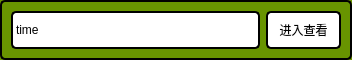
<?xml version="1.0" encoding="UTF-8"?>
<ui version="4.0">
 <class>answer_enter_item</class>
 <widget class="QWidget" name="answer_enter_item">
  <property name="geometry">
   <rect>
    <x>0</x>
    <y>0</y>
    <width>352</width>
    <height>60</height>
   </rect>
  </property>
  <property name="sizePolicy">
   <sizepolicy hsizetype="Preferred" vsizetype="Fixed">
    <horstretch>0</horstretch>
    <verstretch>0</verstretch>
   </sizepolicy>
  </property>
  <property name="minimumSize">
   <size>
    <width>0</width>
    <height>60</height>
   </size>
  </property>
  <property name="maximumSize">
   <size>
    <width>16777215</width>
    <height>60</height>
   </size>
  </property>
  <property name="windowTitle">
   <string>Form</string>
  </property>
  <property name="styleSheet">
   <string notr="true">#answer_enter_item{
background-color: rgb(104, 148, 0);
border-width:2px;
border-style:solid;
border-color: rgb(0, 0, 0);
border-radius:5px;
}
</string>
  </property>
  <layout class="QHBoxLayout" name="horizontalLayout">
   <item>
    <widget class="QLabel" name="time_text">
     <property name="sizePolicy">
      <sizepolicy hsizetype="Preferred" vsizetype="Preferred">
       <horstretch>10</horstretch>
       <verstretch>0</verstretch>
      </sizepolicy>
     </property>
     <property name="styleSheet">
      <string notr="true">font: 10pt &quot;微软雅黑&quot;;
border-width:2px;
border-style:solid;
border-color: rgb(0, 0, 0);
border-radius:5px;
background-color: rgb(255, 255, 255);</string>
     </property>
     <property name="text">
      <string>time</string>
     </property>
    </widget>
   </item>
   <item>
    <widget class="QPushButton" name="pushButton">
     <property name="sizePolicy">
      <sizepolicy hsizetype="Minimum" vsizetype="Preferred">
       <horstretch>3</horstretch>
       <verstretch>0</verstretch>
      </sizepolicy>
     </property>
     <property name="styleSheet">
      <string notr="true">font: 10pt &quot;微软雅黑&quot;;
background-color: rgb(255, 255, 255);
border-width:2px;
border-style:solid;
border-color: rgb(0, 0, 0);
border-radius:5px;</string>
     </property>
     <property name="text">
      <string>进入查看</string>
     </property>
    </widget>
   </item>
  </layout>
 </widget>
 <resources/>
 <connections>
  <connection>
   <sender>pushButton</sender>
   <signal>clicked()</signal>
   <receiver>answer_enter_item</receiver>
   <slot>open_img_win()</slot>
   <hints>
    <hint type="sourcelabel">
     <x>283</x>
     <y>33</y>
    </hint>
    <hint type="destinationlabel">
     <x>264</x>
     <y>4</y>
    </hint>
   </hints>
  </connection>
 </connections>
 <slots>
  <slot>open_img_win()</slot>
 </slots>
</ui>
